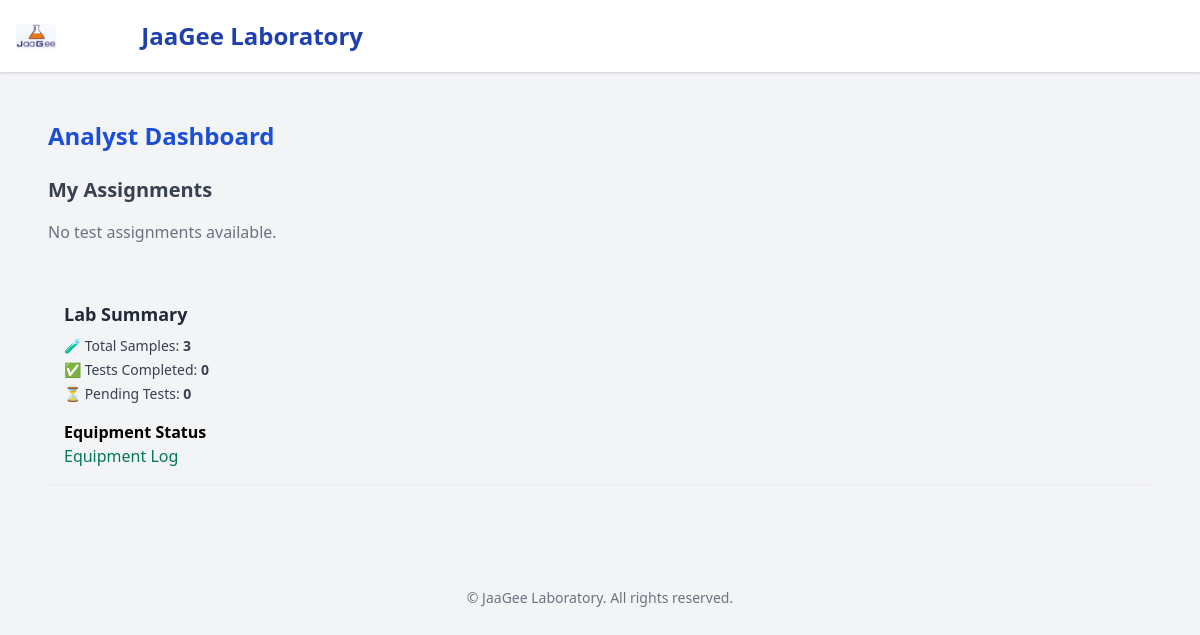
/dashboard/analyst/ (signed in), run on an earlier commit of the app's database.
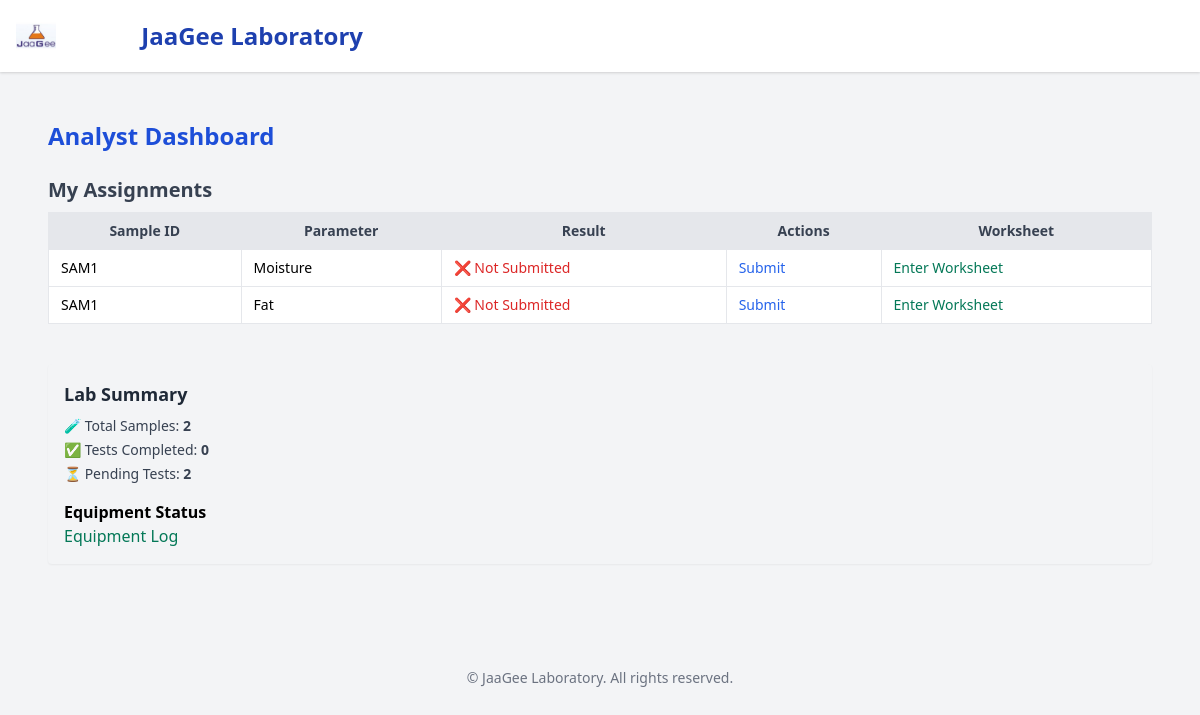
And on a later commit of the database.
### core/models.py (models this page shows, shortened)
class TestAssignment(models.Model):
    sample = models.ForeignKey(Sample, on_delete=models.CASCADE)
    parameter = models.ForeignKey(TestParameter, on_delete=models.CASCADE)
    assigned_to = models.ForeignKey(User, on_delete=models.SET_NULL, null=True)
    deadline = models.DateField()
    status = models.CharField(max_length=20, choices=[('Pending', 'Pending'), ('Completed', 'Completed')])
    worksheet = models.ForeignKey('Worksheet', null=True, blank=True, on_delete=models.SET_NULL, related_name='test_assignments')

class Sample(models.Model):
    client = models.ForeignKey('Client', on_delete=models.CASCADE, related_name="samples")
    requested_parameters = models.ManyToManyField('TestParameter', blank=True)
    batch = models.ForeignKey('Batch', on_delete=models.SET_NULL, null=True, blank=True, related_name='sample_set')
    sample_id = models.CharField(max_length=30)
    nature_of_sample = models.CharField(max_length=100)
    weight = models.FloatField()
    status = models.CharField(max_length=30, default='Pending')  # Pending, In Progress, Completed
    qc_flag = models.CharField(
        max_length=20,
        choices=[
            ('', 'None'),
            ('Control', 'Control'),
            ('Duplicate', 'Duplicate'),
        ],
        default='',
        blank=True
    )

class TestParameter(models.Model):
    test_type = models.ForeignKey('TestType', on_delete=models.SET_NULL, null=True, blank=True)
    name = models.CharField(max_length=100)  # Protein, Fat, Ash, etc.
    price = models.DecimalField(max_digits=10, decimal_places=2, default=1000)

### core/views.py (the view)
# urls.py: path('dashboard/analyst/', views.analyst_dashboard, name='analyst_dashboard'),
@login_required
@user_passes_test(is_analyst)
def analyst_dashboard(request):
    user = request.user
    assignments = TestAssignment.objects.filter(
        assigned_to=user
    ).select_related('sample', 'parameter', 'worksheet')
    worksheet_ids = assignments.values_list('worksheet_id', flat=True).distinct()
    worksheets = Worksheet.objects.filter(id__in=worksheet_ids)
    worksheet_map = {a.id: a.worksheet for a in assignments if a.worksheet}
    total_samples = Sample.objects.count()
    completed_tests = TestAssignment.objects.filter(status='Completed').count()
    pending_tests = TestAssignment.objects.filter(status='Pending').count()
    equipment_status = Equipment.objects.values('status').annotate(count=Count('id'))
    results = TestResult.objects.filter(assignment__in=assignments)
    result_map = {r.assignment_id: r for r in results}
    context = {
        'assignments': assignments,
        'worksheet_map': worksheet_map,
        'total_samples': total_samples,
        'completed_tests': completed_tests,
        'pending_tests': pending_tests,
        'equipment_status': equipment_status,
        'result_map': result_map,
    }
    return render(request, 'core/analyst_dashboard.html', context)

### core/templatetags/custom_tags.py (called while the page is built)
@register.filter
def dict_get(d, key):
    return d.get(key)

### core/views.py (called while the page is built)
def is_analyst(user):
    return user.groups.filter(name='Analyst').exists()

### core/templates/core/analyst_dashboard.html (shortened to what this page needs)
{% extends 'base.html' %}
{% load custom_tags %}
{% load static %}
{% block content %}
<div class="max-w-6xl mx-auto p-6">
  <h2 class="text-2xl font-bold text-blue-700 mb-6">Analyst Dashboard</h2>
  <h3 class="text-xl font-semibold mb-2 text-gray-700">My Assignments</h3>
  {% if assignments %}
    <div class="overflow-x-auto">
      <table class="min-w-full table-auto border text-sm shadow-sm bg-white">
        <thead class="bg-gray-200 text-gray-700">
          <tr>
            <th class="border px-3 py-2">Sample ID</th>
            <th class="border px-3 py-2">Parameter</th>
            <th class="border px-3 py-2">Result</th>
            <th class="border px-3 py-2">Actions</th>
            <th class="border px-3 py-2">Worksheet</th>
          </tr>
        </thead>
        <tbody>
          {% for assignment in assignments %}
            <tr class="hover:bg-gray-50">
              <td class="border px-3 py-2">{{ assignment.sample.sample_id }}</td>
              <td class="border px-3 py-2">{{ assignment.parameter.name }}</td>
              <td class="border px-3 py-2">
                {% if assignment.id in result_map %}
                  {% with result=result_map|dict_get:assignment.id %}
                    🧪 {{ result.value }} {{ result.unit }}
                  {% endwith %}
                {% else %}
                  <span class="text-red-600">❌ Not Submitted</span>
                {% endif %}
              </td>
              <td class="border px-3 py-2">
                <a href="{% url 'submit_result' assignment.id %}" class="text-blue-600 hover:underline">Submit</a>
              </td>
              <td class="border px-3 py-2">
                {% with ws=worksheet_map|dict_get:assignment.id %}
                  {% if ws %}
                    <a href="{% url 'worksheet_entry' ws.id %}" class="text-green-700 hover:underline">Enter Worksheet</a>
                  {% else %}
                    <span class="text-gray-500">(Submitted)</span>
                  {% endif %}
                {% endwith %}
              </td>
            </tr>
          {% endfor %}
        </tbody>
      </table>
    </div>
  {% else %}
    <p class="text-gray-500 mt-4">No test assignments available.</p>
  {% endif %}
  <div class="mt-10 bg-gray-100 p-4 rounded shadow-sm">
    <h3 class="text-lg font-bold text-gray-800 mb-2">Lab Summary</h3>
    <ul class="text-sm text-gray-700 space-y-1">
      <li>🧪 Total Samples: <strong>{{ total_samples }}</strong></li>
      <li>✅ Tests Completed: <strong>{{ completed_tests }}</strong></li>
      <li>⏳ Pending Tests: <strong>{{ pending_tests }}</strong></li>
    </ul>
    <h4 class="mt-4 text-md font-semibold">Equipment Status</h4>
     <a href="{% url 'log_equipment_use' %}" class="text-green-700 hover:underline">Equipment Log</a>
  </div>
</div>
{% endblock %}

What changed in the data, as far as the page shows it:
added TestAssignment: sample.sample_id "SAM1", parameter.name "Moisture", shows "❌ Not Submitted"
added TestAssignment: sample.sample_id "SAM1", parameter.name "Fat", shows "❌ Not Submitted"
Also different on the page:
{{ total_samples }}: "3" → "2"
{{ pending_tests }}: "0" → "2"
text no longer shown: "No test assignments available."
text now shown: "Sample ID Parameter Result Actions Worksheet"
